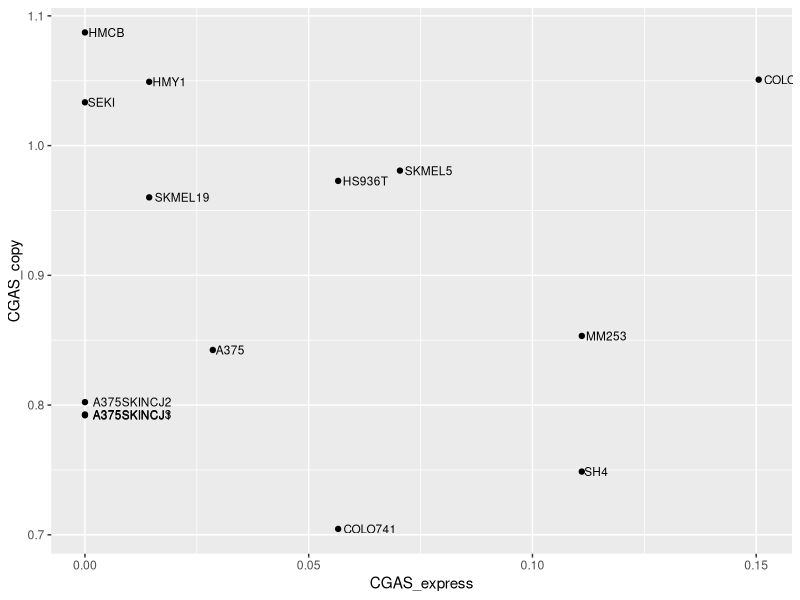

The R script that drew this image:
## ---- chunk 1
knitr::opts_chunk$set(echo = FALSE)
library(tidyverse)
library(readxl)
expression <- read_excel("cGAS-STING-expression.xlsx")
copynumber <- read_excel("cGAS-STING-copy.xlsx")
mutation <- read_excel("cGAS-STING-mutation.xlsx")
info <- read_excel("cell-line-info.xlsx")
## ---- chunk 2
cgas_mutation <- mutation %>%
  filter(CGAS == 1)

cGAS_data <- expression %>%
  filter(CGAS_express < 0.2) %>%
  inner_join(copynumber) %>%
  inner_join(info) %>%
  anti_join(cgas_mutation) %>%
  select(lineage_1, CGAS_express, CGAS_copy, cell_line)
## ---- chunk 3
cGAS_data %>%
  filter(lineage_1 == "Skin") %>%
ggplot(aes(x = CGAS_express, y = CGAS_copy)) +
  geom_point() +
  geom_text(aes(x = CGAS_express, y = CGAS_copy, label = cell_line), size = 3,
            hjust = -0.1)
